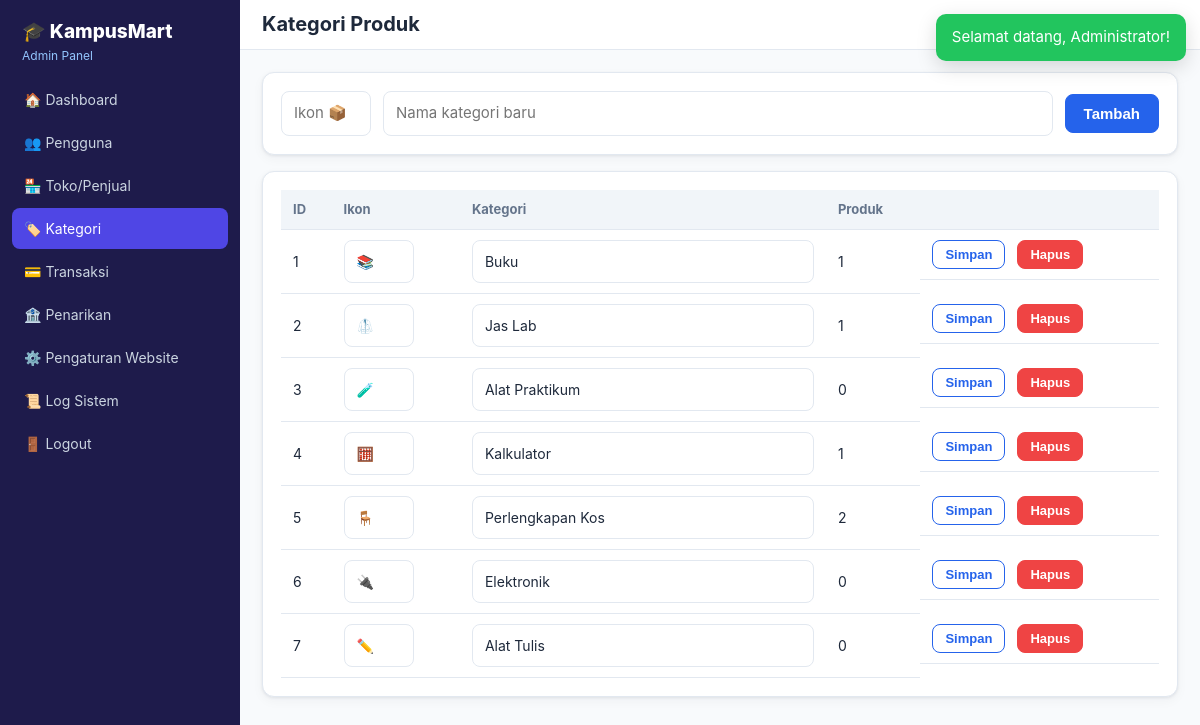
Screenshot of /admin/categories.php (signed in) with the database file from the repository.
### tables this page shows
CREATE TABLE categories (
  id INT UNSIGNED AUTO_INCREMENT PRIMARY KEY,
  name VARCHAR(80) NOT NULL UNIQUE,
  icon VARCHAR(10) DEFAULT '📦'
);

### config/database.php (called while the page is built, shortened)
<?php
function db() {
    static $pdo = null;
    if ($pdo === null) {
        $dsn = 'mysql:host=' . DB_HOST . ';dbname=' . DB_NAME . ';charset=utf8mb4';
        $pdo = new PDO($dsn, DB_USER, DB_PASS, [
            PDO::ATTR_ERRMODE => PDO::ERRMODE_EXCEPTION,
            PDO::ATTR_DEFAULT_FETCH_MODE => PDO::FETCH_ASSOC,
            PDO::ATTR_EMULATE_PREPARES => false,
        ]);
    }
    return $pdo;
}

### includes/functions.php (called while the page is built, shortened)
<?php
function e($v) { return htmlspecialchars((string)$v, ENT_QUOTES, 'UTF-8'); }
    ob_start(); ?>

### admin/categories.php (the view, shortened to what this page needs)
<?php
$cats = db()->query('SELECT c.*, (SELECT COUNT(*) FROM products WHERE category_id=c.id) n FROM categories c ORDER BY id')->fetchAll();
include __DIR__ . '/../includes/header.php';
?>
<form method="post" class="card row-flex"><?= csrfField() ?><input type="hidden" name="action" value="add"><input name="icon" placeholder="Ikon 📦" style="width:90px"><input name="name" placeholder="Nama kategori baru" required><button class="btn">Tambah</button></form>
<div class="card table-wrap"><table><tr><th>ID</th><th>Ikon</th><th>Kategori</th><th>Produk</th><th></th></tr>
<?php foreach ($cats as $c): $f = 'cat' . $c['id']; ?><tr>
  <td><?= $c['id'] ?><form id="<?= $f ?>" method="post"><?= csrfField() ?><input type="hidden" name="id" value="<?= $c['id'] ?>"></form></td>
  <td><input form="<?= $f ?>" name="icon" value="<?= e($c['icon']) ?>" style="width:70px"></td>
  <td><input form="<?= $f ?>" name="name" value="<?= e($c['name']) ?>" required></td><td><?= (int)$c['n'] ?></td>
  <td class="row-flex"><button form="<?= $f ?>" class="btn btn-outline btn-sm" name="action" value="edit">Simpan</button>
    <button form="<?= $f ?>" class="btn btn-danger btn-sm" name="action" value="delete" onclick="return confirm('Hapus kategori ini?')" formnovalidate>Hapus</button></td></tr><?php endforeach; ?></table></div>
<?php include __DIR__ . '/../includes/footer.php'; ?>

### assets/css/style.css (style rules this page uses)
:root { --primary:#2563EB;--secondary:#0EA5E9;--success:#22C55E;--warning:#F59E0B;--danger:#EF4444;--bg:#F8FAFC;--text:#1E293B;--muted:#64748B;--border:#E2E8F0;--card:#fff;--r:10px;--shadow:0 1px 3px rgba(15,23,42,.08),0 4px 12px rgba(15,23,42,.04) }
* { box-sizing:border-box }
body { margin:0;font-family:Inter,system-ui,-apple-system,"Segoe UI",Roboto,sans-serif;background:var(--bg);color:var(--text);line-height:1.5;font-size:15px }
.btn { display:inline-block;background:var(--primary);color:#fff;border:1px solid var(--primary);padding:10px 18px;border-radius:8px;font-size:15px;font-weight:600;cursor:pointer;text-align:center }
.btn-sm { padding:6px 12px;font-size:13px }
.btn-outline { background:#fff;color:var(--primary) }
.btn-danger { background:var(--danger);border-color:var(--danger) }
input,select,textarea { width:100%;padding:10px 12px;border:1px solid var(--border);border-radius:8px;font:inherit;background:#fff;color:var(--text) }
.card { background:var(--card);border:1px solid var(--border);border-radius:12px;box-shadow:var(--shadow);padding:18px;margin-bottom:16px }
.table-wrap { overflow-x:auto }
table { width:100%;border-collapse:collapse;font-size:14px }
th,td { padding:10px 12px;text-align:left;border-bottom:1px solid var(--border);vertical-align:middle }
th { background:#F1F5F9;font-size:13px;color:var(--muted);white-space:nowrap }
.row-flex { display:flex;gap:12px;align-items:center }

### rows the page displays
categories: id "1", icon "📚", name "Buku", n "1"
categories: id "2", icon "🥼", name "Jas Lab", n "1"
categories: id "3", icon "🧪", name "Alat Praktikum", n "0"
categories: id "4", icon "🧮", name "Kalkulator", n "1"
categories: id "5", icon "🪑", name "Perlengkapan Kos", n "2"
categories: id "6", icon "🔌", name "Elektronik", n "0"
categories: id "7", icon "✏️", name "Alat Tulis", n "0"

### other values shown
$m "Selamat datang, Administrator!"
$ico "🏠"
$label "Dashboard"
$ico "👥"
$label "Pengguna"
$ico "🏪"
$label "Toko/Penjual"
$ico "🏷️"
$label "Kategori"
$ico "💳"
$label "Transaksi"
$ico "🏦"
$label "Penarikan"
$ico "⚙️"
$label "Pengaturan Website"
